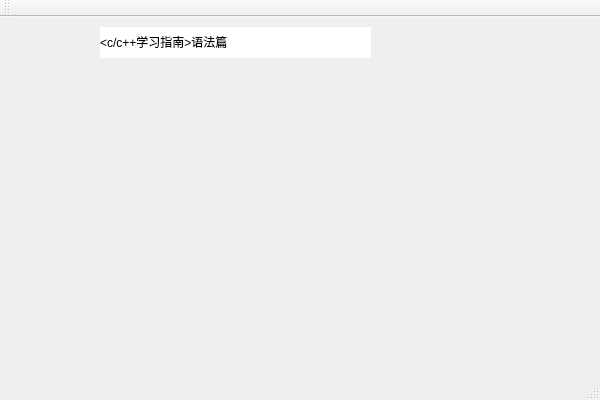
<?xml version="1.0" encoding="UTF-8"?>
<ui version="4.0">
 <class>test_labelClass</class>
 <widget class="QMainWindow" name="test_labelClass">
  <property name="geometry">
   <rect>
    <x>0</x>
    <y>0</y>
    <width>600</width>
    <height>400</height>
   </rect>
  </property>
  <property name="windowTitle">
   <string>test_label</string>
  </property>
  <widget class="QWidget" name="centralWidget">
   <widget class="QLabel" name="ok_label">
    <property name="geometry">
     <rect>
      <x>100</x>
      <y>10</y>
      <width>271</width>
      <height>31</height>
     </rect>
    </property>
    <property name="styleSheet">
     <string notr="true">color: rgb(0, 0, 0);
font: 10pt &quot;楷体&quot;;
background-color: rgb(255, 255, 255);</string>
    </property>
    <property name="text">
     <string>&lt;html&gt;&lt;head/&gt;&lt;body&gt;&lt;p&gt;&amp;lt;c/c++学习指南&amp;gt;语法篇&lt;/p&gt;&lt;/body&gt;&lt;/html&gt;</string>
    </property>
   </widget>
   <widget class="QLabel" name="label">
    <property name="geometry">
     <rect>
      <x>100</x>
      <y>60</y>
      <width>381</width>
      <height>261</height>
     </rect>
    </property>
    <property name="text">
     <string/>
    </property>
    <property name="pixmap">
     <pixmap resource="test_label.qrc">:/test_label/123.jpg</pixmap>
    </property>
    <property name="scaledContents">
     <bool>true</bool>
    </property>
   </widget>
  </widget>
  <widget class="QMenuBar" name="menuBar">
   <property name="geometry">
    <rect>
     <x>0</x>
     <y>0</y>
     <width>600</width>
     <height>26</height>
    </rect>
   </property>
  </widget>
  <widget class="QToolBar" name="mainToolBar">
   <attribute name="toolBarArea">
    <enum>TopToolBarArea</enum>
   </attribute>
   <attribute name="toolBarBreak">
    <bool>false</bool>
   </attribute>
  </widget>
  <widget class="QStatusBar" name="statusBar"/>
 </widget>
 <layoutdefault spacing="6" margin="11"/>
 <resources>
  <include location="test_label.qrc"/>
 </resources>
 <connections/>
</ui>
